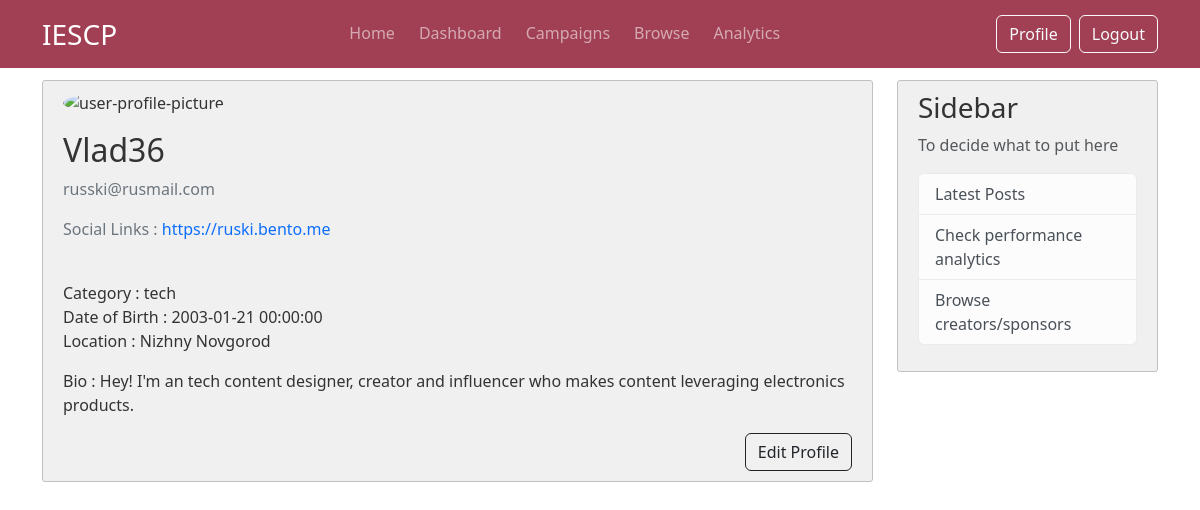
/profile (signed in), run on the app's committed database.
### iescp/models.py (models this page shows, shortened)
class CommonUser(db.Model,UserMixin):
     __tablename__ = 'commonuser'
     id = db.Column(db.Integer, primary_key=True)
     role = db.Column(db.String(25), nullable=False) # sponsor or creator
     username = db.Column(db.String(16), unique=True, nullable =False)
     password = db.Column(db.String(60), nullable =False)
     email = db.Column(db.String(50), unique=True, nullable =False)
     firstname = db.Column(db.String(50), nullable=False)
     lastname = db.Column(db.String(50), nullable=False)
     profile_pic = db.Column(db.String(16), nullable =False, default='default.jpg')
     status = db.Column(db.String(12), nullable= False, default='Public') #public or private profile for browse page
     flag = db.Column(db.String(5), nullable=False, default='No') # flag for admin
     phone_no = db.Column(db.String(16), nullable = False)

class Creator(db.Model, UserMixin):
     __tablename__ = 'creator'
     id = db.Column(db.Integer, primary_key=True)
     common_id = db.Column(db.Integer, db.ForeignKey('commonuser.id'), nullable = False)
     social_link_1 = db.Column(db.String(120), nullable=False)
     social_link_2 = db.Column(db.String(120))
     social_link_3 = db.Column(db.String(120))
     category = db.Column(db.String(50), nullable= False)
     location= db.Column(db.String(100), nullable= False)
     dob = db.Column(db.DateTime, nullable=False)
     bio = db.Column(db.Text, nullable= False)

### iescp/routes.py (the view)
@app.route("/profile")
@login_required
def profile():
     if current_user.role == "Sponsor":
          return render_template('profile.html', title="Profile")
     elif current_user.role == "Creator":
          creator_data = Creator.query.filter_by(common_id=current_user.id).first()
          return render_template('profile.html', title="Profile", creator_data= creator_data)
     else:
          return redirect(url_for('home'))

### iescp/models.py (called while the page is built)
@login_manager.user_loader
def load_user(user_id):
     return CommonUser.query.get(int(user_id))

### iescp/templates/profile.html (shortened to what this page needs)
{% extends "layout.html" %}
{% block content %}
    {% if current_user.role == "Creator" %}
        <div class="content-section">
            <div class="media">
                <img src="" alt="user-profile-picture" class="rounded-circle account-img">
                <div class="media-body">
                    <h2 class="account-name"> {{current_user.username}}</h2>
                    <p class="text-secondary">{{ current_user.email  }}</p>
                    <p class="text-secondary"> Social Links :
                        {% if creator_data %}
                            {% if creator_data.social_link_1 %}
                                <a href="{{ creator_data.social_link_1 }}" target="_blank"> {{ creator_data.social_link_1 }}</a>
                            {% endif %}
                        {% endif %}
                    </p>
                    <p class="article-content">
                        <span> Category : {{ creator_data.category }} </span>
                        <span> Date of Birth : {{ creator_data.dob }} </span>
                        <span> Location : {{ creator_data.location}} </span>
                    </p>
                    <p class="article-content">Bio : {{ creator_data.bio }}</p>
                </div>
            </div>
            <div class="text-end">
                <a class="btn btn-outline-dark" href="{{ url_for('profile') }}">Edit Profile</a>
            </div>
        </div>
    {% endif %}
{% endblock content %}

### iescp/templates/layout.html (shortened to what this page needs)
<!DOCTYPE html>
<html>
    <head>
        <link href="https://cdn.jsdelivr.net/npm/bootstrap@5.3.3/dist/css/bootstrap.min.css" rel="stylesheet">
        <link rel="stylesheet" type="text/css" href="{{ url_for('static', filename='css/layout.css') }}">
    </head>
    <body>
        <header class="site-header">
            <nav class="navbar navbar-expand-md fixed-top" data-bs-theme="dark">
                <div class="container">
                    <a class="navbar-brand fs-3" href="#" >IESCP</a>
                    <div class="collapse navbar-collapse" id="navbarSupportedContent">
                        <ul class="navbar-nav nav-underline ms-auto mb-2 mb-lg-0 gap-2">
                            <li class="nav-item">
                                <a class="nav-link {{ 'active' if request.endpoint == 'home' }}" aria-current="page" href="{{ url_for('home') }}"> Home </a>
                            </li>
                            <li class="nav-item">
                                <a class="nav-link {{ 'active' if request.endpoint == 'dashboard' }}" href="{{ url_for('dashboard') }}"> Dashboard </a>
                            </li>
                            <li class="nav-item">
                                <a class="nav-link {{ 'active' if request.endpoint == 'campaign' }}" href="{{ url_for('campaign') }}"> Campaigns </a>
                            </li>
                            <li class="nav-item">
                                <a class="nav-link {{ 'active' if request.endpoint == 'browse' }}" href="{{ url_for('browse') }}"> Browse </a>
                            </li>
                            <li class="nav-item">
                                <a class="nav-link" href="#"> Analytics </a>
                            </li>
                        </ul>
                        <ul class="navbar-nav ms-auto mb-2 mb-lg-0 gap-2">
                            <li class="nav-item">
                                <a class="btn btn-outline-light" href="{{url_for('profile')}}"> Profile </a>
                            </li>
                            <li class="nav-item">
                                <a class="btn btn-outline-light" href="{{ url_for('logout') }}"> Logout </a>
                            </li>
                        </ul>
                    </div>
            </nav>
        </header>
        <main role="main" class="container">
            <div class="row">
                <div class="col-md-9">
                    {% block content %} {% endblock %}
                </div>
                <div class="col-md-3">
                    <div class="content-section sticky-top">
                        <h3> Sidebar </h3>
                        <p class='text-muted'> To decide what to put here
                        <ul class="list-group">
                            <li class="list-group-item list-group-item-light">Latest Posts</li>
                            <li class="list-group-item list-group-item-light"> Check performance analytics </li>
                            <li class="list-group-item list-group-item-light"> Browse creators/sponsors </li>
                        </ul>
                    </p>
                    </div>
                </div>
            </div>
        </main>
    </body>
</html>

### iescp/static/css/layout.css (style rules this page uses)
.navbar { background-color: #a14055; }
.sticky-top { top: 80px; }
body { background: #fff; color: #333333; margin-top: 5rem; }
.content-section { background: #f0f0f0; padding: 10px 20px; border: 1px solid #c1c1c1; border-radius: 3px; margin-bottom: 20px; }
a { text-decoration: none; }
.article-content { white-space: pre-line; }
.account-img { height: 125px; width: 125px; margin-right: 20px; margin-bottom: 16px; }

### data on the page
CommonUser: username "Vlad36", email "russki@rusmail.com"
Creator: social_link_1 "https://ruski.bento.me", category "tech", dob "2003-01-21 00:00:00", location "Nizhny Novgorod", bio "Hey! I'm an tech content designer, creator and influencer who makes content leveraging electronics products."
